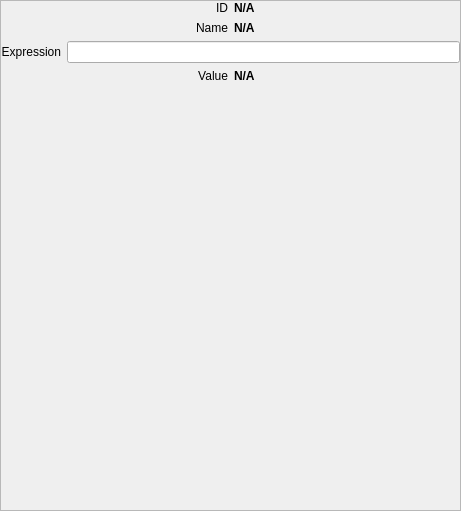
<?xml version="1.0" encoding="UTF-8"?>
<ui version="4.0">
 <class>ConnectionParameterWidget</class>
 <widget class="QWidget" name="ConnectionParameterWidget">
  <property name="geometry">
   <rect>
    <x>0</x>
    <y>0</y>
    <width>461</width>
    <height>511</height>
   </rect>
  </property>
  <property name="windowTitle">
   <string>Form</string>
  </property>
  <layout class="QVBoxLayout" name="verticalLayout_2">
   <property name="leftMargin">
    <number>0</number>
   </property>
   <property name="topMargin">
    <number>0</number>
   </property>
   <property name="rightMargin">
    <number>0</number>
   </property>
   <property name="bottomMargin">
    <number>0</number>
   </property>
   <item>
    <widget class="QScrollArea" name="scrollArea">
     <property name="widgetResizable">
      <bool>true</bool>
     </property>
     <widget class="QWidget" name="scrollAreaWidgetContents">
      <property name="geometry">
       <rect>
        <x>0</x>
        <y>0</y>
        <width>459</width>
        <height>509</height>
       </rect>
      </property>
      <layout class="QVBoxLayout" name="verticalLayout">
       <property name="leftMargin">
        <number>0</number>
       </property>
       <property name="topMargin">
        <number>0</number>
       </property>
       <property name="rightMargin">
        <number>0</number>
       </property>
       <property name="bottomMargin">
        <number>0</number>
       </property>
       <item>
        <layout class="QHBoxLayout" name="horizontalLayout_3">
         <item>
          <widget class="QLabel" name="label_5">
           <property name="text">
            <string>ID</string>
           </property>
           <property name="alignment">
            <set>Qt::AlignmentFlag::AlignRight|Qt::AlignmentFlag::AlignTrailing|Qt::AlignmentFlag::AlignVCenter</set>
           </property>
          </widget>
         </item>
         <item>
          <widget class="QLabel" name="labelID">
           <property name="font">
            <font>
             <bold>true</bold>
            </font>
           </property>
           <property name="text">
            <string>N/A</string>
           </property>
          </widget>
         </item>
        </layout>
       </item>
       <item>
        <layout class="QHBoxLayout" name="horizontalLayout">
         <item>
          <widget class="QLabel" name="label">
           <property name="text">
            <string>Name</string>
           </property>
           <property name="alignment">
            <set>Qt::AlignmentFlag::AlignRight|Qt::AlignmentFlag::AlignTrailing|Qt::AlignmentFlag::AlignVCenter</set>
           </property>
          </widget>
         </item>
         <item>
          <widget class="QLabel" name="labelName">
           <property name="font">
            <font>
             <bold>true</bold>
            </font>
           </property>
           <property name="text">
            <string>N/A</string>
           </property>
          </widget>
         </item>
        </layout>
       </item>
       <item>
        <layout class="QHBoxLayout" name="horizontalLayout_2">
         <item>
          <widget class="QLabel" name="label_3">
           <property name="text">
            <string>Expression</string>
           </property>
           <property name="alignment">
            <set>Qt::AlignmentFlag::AlignRight|Qt::AlignmentFlag::AlignTrailing|Qt::AlignmentFlag::AlignVCenter</set>
           </property>
          </widget>
         </item>
         <item>
          <widget class="QLineEdit" name="lineEditExpression"/>
         </item>
        </layout>
       </item>
       <item>
        <layout class="QHBoxLayout" name="horizontalLayout_4">
         <item>
          <widget class="QLabel" name="label_2">
           <property name="text">
            <string>Value</string>
           </property>
           <property name="alignment">
            <set>Qt::AlignmentFlag::AlignRight|Qt::AlignmentFlag::AlignTrailing|Qt::AlignmentFlag::AlignVCenter</set>
           </property>
          </widget>
         </item>
         <item>
          <widget class="QLabel" name="labelValue">
           <property name="font">
            <font>
             <bold>true</bold>
            </font>
           </property>
           <property name="text">
            <string>N/A</string>
           </property>
          </widget>
         </item>
        </layout>
       </item>
       <item>
        <spacer name="verticalSpacer">
         <property name="orientation">
          <enum>Qt::Orientation::Vertical</enum>
         </property>
         <property name="sizeHint" stdset="0">
          <size>
           <width>20</width>
           <height>398</height>
          </size>
         </property>
        </spacer>
       </item>
      </layout>
     </widget>
    </widget>
   </item>
  </layout>
 </widget>
 <resources/>
 <connections>
  <connection>
   <sender>lineEditExpression</sender>
   <signal>textChanged(QString)</signal>
   <receiver>ConnectionParameterWidget</receiver>
   <slot>expressionChanged(QString)</slot>
   <hints>
    <hint type="sourcelabel">
     <x>264</x>
     <y>64</y>
    </hint>
    <hint type="destinationlabel">
     <x>230</x>
     <y>255</y>
    </hint>
   </hints>
  </connection>
 </connections>
 <slots>
  <slot>expressionChanged(QString)</slot>
 </slots>
</ui>
